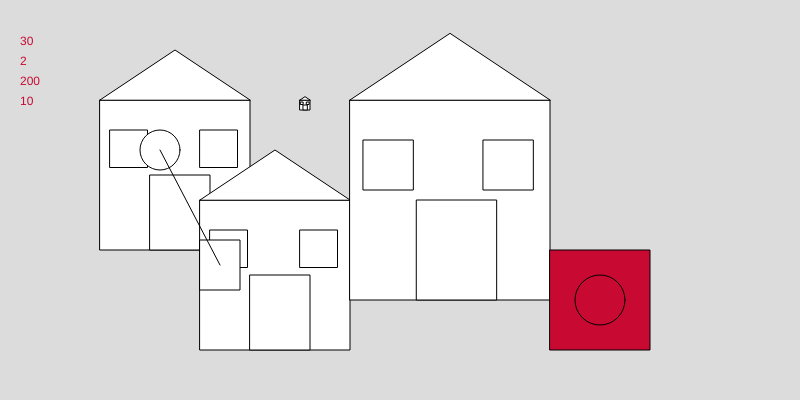
Frame 1 (no input)
Frame 60 (no input): identical to frame 1, image omitted
Frame 120 (the mouse pressed at the canvas centre since frame 60): identical to frame 1, image omitted

The p5.js sketch that drew this single still picture (run headless with seeded random() and noise() and a simulated clock; from frame 60 on, the mouse is pressed at the canvas centre):

// p5.js sketch
// ── sketch.js
function setup() {
  createCanvas(800, 400);
}

function draw() {
  background(220);
  fill(255)

  teken_huis(100,100,150) //you can call functions here aswell

  teken_huis(200,200,150)//functions are like variables that you can put some stuff into them and they can do that.

  teken_huis(350,100,200)//and name them watever

  teken_huis(300,100,10)

  shapes_draw(150,140,40,50)

  kleuren_met_shape(200,10,50)

  math1(20,10)
}

function teken_huis(x, y , grootte){ //functions are things that can do things
  square(x,y,grootte) //house
  let linkerpuntX = x;
  let linkerpuntY = y;

  let rechterpuntX = x + grootte;
  let rechterpuntY = y;

  let middelpuntX = x + (grootte / 2);
  let middelpuntY = y - (grootte / 3);

  triangle(linkerpuntX, linkerpuntY, middelpuntX , middelpuntY , rechterpuntX, rechterpuntY)//roof

  let doorX = x + (grootte / 3);
  let doorY = y + (grootte / 2);
  let doorheight = grootte / 2;
  let doorwidth = grootte / 2.5;

  rect(doorX, doorY,doorwidth , doorheight)//door

  let windowX = x;
  let windowY = y;
  let windowsize = grootte / 4

  square(windowX + grootte / 15,windowY + grootte / 5, windowsize)//window 1

  square(windowX + grootte / 1.5,windowY + grootte / 5, windowsize)//window 2
}

function shapes_draw(x,y,size,size1){
  let circleX = x + 10;
  let circleY = y + 10;

  circle(circleX,circleY,size)

  let rectX = x + 50
  let rectY = y + 100

  rect(rectX,rectY,size,size1)

  line(circleX ,circleY ,rectX + size / 2 ,rectY + size1 / 2 )
}

function kleuren_met_shape(x,y,z,){
  fill(x,y,z)
 rect(550,250,100,100)

 circle(600,300,50)
}
function math1(a,b){

  let total1
  let total2
  let total3
  let total4

  a + b

  total1 = a + b

  text(total1,20,45)

  a / b 

  total2 = a / b

  text(total2,20,65)

  total3 = a * b

  text(total3,20,85)

  total4 = a - b

  text(total4,20,105)

}
